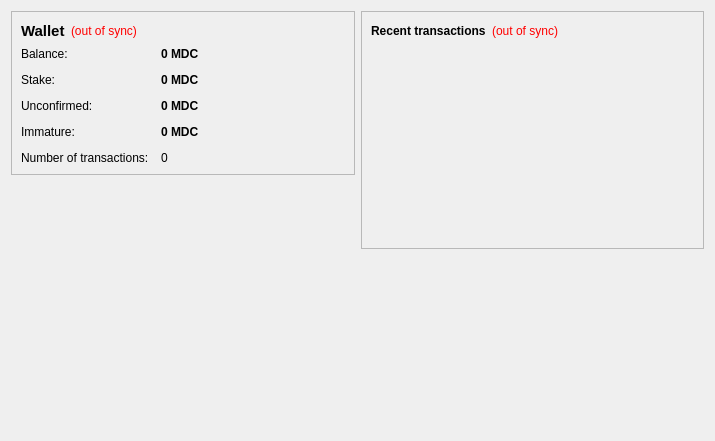
<?xml version="1.0" encoding="UTF-8"?>
<ui version="4.0">
 <class>OverviewPage</class>
 <widget class="QWidget" name="OverviewPage">
  <property name="geometry">
   <rect>
    <x>0</x>
    <y>0</y>
    <width>715</width>
    <height>441</height>
   </rect>
  </property>
  <property name="windowTitle">
   <string>Form</string>
  </property>
  <layout class="QHBoxLayout" name="horizontalLayout" stretch="1,1">
   <item>
    <layout class="QVBoxLayout" name="verticalLayout_2">
     <item>
      <widget class="QFrame" name="frame">
       <property name="frameShape">
        <enum>QFrame::StyledPanel</enum>
       </property>
       <property name="frameShadow">
        <enum>QFrame::Raised</enum>
       </property>
       <layout class="QVBoxLayout" name="verticalLayout_4">
        <item>
         <layout class="QHBoxLayout" name="horizontalLayout_4">
          <item>
           <widget class="QLabel" name="label_5">
            <property name="font">
             <font>
              <pointsize>11</pointsize>
              <weight>75</weight>
              <bold>true</bold>
             </font>
            </property>
            <property name="text">
             <string>Wallet</string>
            </property>
           </widget>
          </item>
          <item>
           <widget class="QLabel" name="labelWalletStatus">
            <property name="toolTip">
             <string>The displayed information may be out of date. Your wallet automatically synchronizes with the MedicCoin network after a connection is established, but this process has not completed yet.</string>
            </property>
            <property name="styleSheet">
             <string notr="true">QLabel { color: red; }</string>
            </property>
            <property name="text">
             <string notr="true">(out of sync)</string>
            </property>
            <property name="alignment">
             <set>Qt::AlignLeading|Qt::AlignLeft|Qt::AlignVCenter</set>
            </property>
           </widget>
          </item>
          <item>
           <spacer name="horizontalSpacer_2">
            <property name="orientation">
             <enum>Qt::Horizontal</enum>
            </property>
            <property name="sizeHint" stdset="0">
             <size>
              <width>40</width>
              <height>20</height>
             </size>
            </property>
           </spacer>
          </item>
         </layout>
        </item>
        <item>
         <layout class="QFormLayout" name="formLayout_2">
          <property name="fieldGrowthPolicy">
           <enum>QFormLayout::AllNonFixedFieldsGrow</enum>
          </property>
          <property name="horizontalSpacing">
           <number>12</number>
          </property>
          <property name="verticalSpacing">
           <number>12</number>
          </property>
          <item row="0" column="0">
           <widget class="QLabel" name="label">
            <property name="text">
             <string>Balance:</string>
            </property>
           </widget>
          </item>
          <item row="0" column="1">
           <widget class="QLabel" name="labelBalance">
            <property name="font">
             <font>
              <weight>75</weight>
              <bold>true</bold>
             </font>
            </property>
            <property name="cursor">
             <cursorShape>IBeamCursor</cursorShape>
            </property>
            <property name="toolTip">
             <string>Your current balance</string>
            </property>
            <property name="text">
             <string notr="true">0 MDC</string>
            </property>
            <property name="textInteractionFlags">
             <set>Qt::LinksAccessibleByMouse|Qt::TextSelectableByKeyboard|Qt::TextSelectableByMouse</set>
            </property>
           </widget>
          </item>
          <item row="1" column="0">
           <widget class="QLabel" name="label_6">
            <property name="text">
             <string>Stake:</string>
            </property>
           </widget>
          </item>
          <item row="1" column="1">
           <widget class="QLabel" name="labelStake">
            <property name="font">
             <font>
              <weight>75</weight>
              <bold>true</bold>
             </font>
            </property>
            <property name="cursor">
             <cursorShape>IBeamCursor</cursorShape>
            </property>
            <property name="toolTip">
             <string>Total of coins that was staked, and do not yet count toward the current balance</string>
            </property>
            <property name="text">
             <string notr="true">0 MDC</string>
            </property>
            <property name="textInteractionFlags">
             <set>Qt::LinksAccessibleByMouse|Qt::TextSelectableByKeyboard|Qt::TextSelectableByMouse</set>
            </property>
           </widget>
          </item>
          <item row="2" column="0">
           <widget class="QLabel" name="label_3">
            <property name="text">
             <string>Unconfirmed:</string>
            </property>
           </widget>
          </item>
          <item row="2" column="1">
           <widget class="QLabel" name="labelUnconfirmed">
            <property name="font">
             <font>
              <weight>75</weight>
              <bold>true</bold>
             </font>
            </property>
            <property name="cursor">
             <cursorShape>IBeamCursor</cursorShape>
            </property>
            <property name="toolTip">
             <string>Total of transactions that have yet to be confirmed, and do not yet count toward the current balance</string>
            </property>
            <property name="text">
             <string notr="true">0 MDC</string>
            </property>
            <property name="textInteractionFlags">
             <set>Qt::LinksAccessibleByMouse|Qt::TextSelectableByKeyboard|Qt::TextSelectableByMouse</set>
            </property>
           </widget>
          </item>
          <item row="3" column="0">
           <widget class="QLabel" name="labelImmatureText">
            <property name="text">
             <string>Immature:</string>
            </property>
           </widget>
          </item>
          <item row="3" column="1">
           <widget class="QLabel" name="labelImmature">
            <property name="font">
             <font>
              <weight>75</weight>
              <bold>true</bold>
             </font>
            </property>
            <property name="toolTip">
             <string>Mined balance that has not yet matured</string>
            </property>
            <property name="text">
             <string notr="true">0 MDC</string>
            </property>
            <property name="textInteractionFlags">
             <set>Qt::LinksAccessibleByMouse|Qt::TextSelectableByKeyboard|Qt::TextSelectableByMouse</set>
            </property>
           </widget>
          </item>
          <item row="4" column="0">
           <widget class="QLabel" name="label_2">
            <property name="text">
             <string>Number of transactions:</string>
            </property>
           </widget>
          </item>
          <item row="4" column="1">
           <widget class="QLabel" name="labelNumTransactions">
            <property name="toolTip">
             <string>Total number of transactions in wallet</string>
            </property>
            <property name="text">
             <string notr="true">0</string>
            </property>
           </widget>
          </item>
         </layout>
        </item>
       </layout>
      </widget>
     </item>
     <item>
      <spacer name="verticalSpacer">
       <property name="orientation">
        <enum>Qt::Vertical</enum>
       </property>
       <property name="sizeHint" stdset="0">
        <size>
         <width>20</width>
         <height>40</height>
        </size>
       </property>
      </spacer>
     </item>
     <item>
      <widget class="QLabel" name="label_6">
       <property name="text">
        <string/>
       </property>
       <property name="pixmap">
        <pixmap resource="../bitcoin.qrc">:/images/backg</pixmap>
       </property>
       <property name="scaledContents">
        <bool>false</bool>
       </property>
       <property name="alignment">
        <set>Qt::AlignCenter</set>
       </property>
       <property name="margin">
        <number>-2</number>
       </property>
      </widget>
     </item>
    </layout>
   </item>
   <item>
    <layout class="QVBoxLayout" name="verticalLayout_3">
     <item>
      <widget class="QFrame" name="frame_2">
       <property name="frameShape">
        <enum>QFrame::StyledPanel</enum>
       </property>
       <property name="frameShadow">
        <enum>QFrame::Raised</enum>
       </property>
       <layout class="QVBoxLayout" name="verticalLayout">
        <item>
         <layout class="QHBoxLayout" name="horizontalLayout_2">
          <item>
           <widget class="QLabel" name="label_4">
            <property name="text">
             <string>&lt;b&gt;Recent transactions&lt;/b&gt;</string>
            </property>
           </widget>
          </item>
          <item>
           <widget class="QLabel" name="labelTransactionsStatus">
            <property name="toolTip">
             <string>The displayed information may be out of date. Your wallet automatically synchronizes with the MedicCoin network after a connection is established, but this process has not completed yet.</string>
            </property>
            <property name="styleSheet">
             <string notr="true">QLabel { color: red; }</string>
            </property>
            <property name="text">
             <string notr="true">(out of sync)</string>
            </property>
            <property name="alignment">
             <set>Qt::AlignRight|Qt::AlignTrailing|Qt::AlignVCenter</set>
            </property>
           </widget>
          </item>
          <item>
           <spacer name="horizontalSpacer">
            <property name="orientation">
             <enum>Qt::Horizontal</enum>
            </property>
            <property name="sizeHint" stdset="0">
             <size>
              <width>40</width>
              <height>20</height>
             </size>
            </property>
           </spacer>
          </item>
         </layout>
        </item>
        <item>
         <widget class="QListView" name="listTransactions">
          <property name="styleSheet">
           <string notr="true">QListView { background: transparent; }</string>
          </property>
          <property name="frameShape">
           <enum>QFrame::NoFrame</enum>
          </property>
          <property name="verticalScrollBarPolicy">
           <enum>Qt::ScrollBarAlwaysOff</enum>
          </property>
          <property name="horizontalScrollBarPolicy">
           <enum>Qt::ScrollBarAlwaysOff</enum>
          </property>
          <property name="selectionMode">
           <enum>QAbstractItemView::NoSelection</enum>
          </property>
         </widget>
        </item>
       </layout>
      </widget>
     </item>
     <item>
      <spacer name="verticalSpacer_2">
       <property name="orientation">
        <enum>Qt::Vertical</enum>
       </property>
       <property name="sizeHint" stdset="0">
        <size>
         <width>20</width>
         <height>40</height>
        </size>
       </property>
      </spacer>
     </item>
    </layout>
   </item>
  </layout>
 </widget>
 <resources>
  <include location="../bitcoin.qrc"/>
 </resources>
 <connections/>
</ui>
